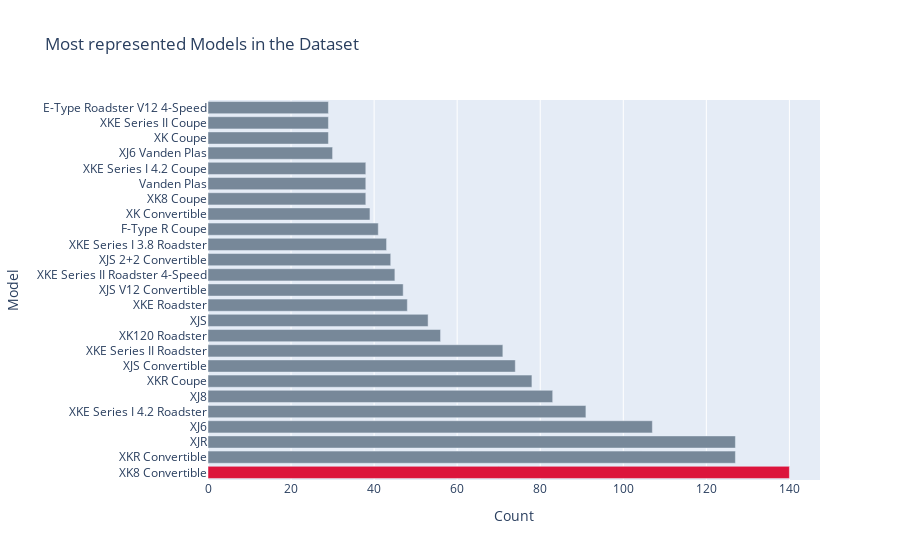

The code cell stored with this chart in its notebook:
### Code cell
# Filter to models with more than min_observations
counts=df['model'].value_counts()
frequent_models = counts[counts >= min_observations].index

# Filter the data to frequent models
df = df[df['model'].isin(frequent_models)]
popular_labels=frequent_models

colors=['lightslategray',]*len(popular_labels)
colors[0]='crimson'

fig=go.Figure(data=[go.Bar(x=counts[:25],y=popular_labels,marker_color=colors,orientation='h')])
fig.update_layout(title_text='Most represented Models in the Dataset',xaxis_title="Count",yaxis_title="Model")

### Figure 1 — Plotly figure (JSON) as saved in the notebook; plotly's stock layout.template omitted (floating-point values rounded to 4 significant figures)
{"data": [{"marker": {"color": ["crimson", "lightslategray", "lightslategray", "lightslategray", "lightslategray", "lightslategray", "lightslategray", "lightslategray", "lightslategray", "lightslategray", "lightslategray", "lightslategray", "lightslategray", "lightslategray", "lightslategray", "lightslategray", "lightslategray", "lightslategray", "lightslategray", "lightslategray", "lightslategray", "lightslategray", "lightslategray", "lightslategray", "lightslategray", "lightslategray", "lightslategray", "lightslategray", "lightslategray", "lightslategray", "lightslategray", "lightslategray", "lightslategray", "lightslategray", "lightslategray", "lightslategray", "lightslategray", "lightslategray", "lightslategray", "lightslategray", "lightslategray", "lightslategray", "lightslategray", "lightslategray"]}, "orientation": "h", "type": "bar", "x": [140, 127, 127, 107, 91, 83, 78, 74, 71, 56, 53, 48, 47, 45, 44, 43, 41, 39, 38, 38, 38, 30, 29, 29, 29], "y": ["XK8 Convertible", "XKR Convertible", "XJR", "XJ6", "XKE Series I 4.2 Roadster", "XJ8", "XKR Coupe", "XJS Convertible", "XKE Series II Roadster", "XK120 Roadster", "XJS", "XKE Roadster", "XJS V12 Convertible", "XKE Series II Roadster 4-Speed", "XJS 2+2 Convertible", "XKE Series I 3.8 Roadster", "F-Type R Coupe", "XK Convertible", "XK8 Coupe", "Vanden Plas", "XKE Series I 4.2 Coupe", "XJ6 Vanden Plas", "XK Coupe", "XKE Series II Coupe", "E-Type Roadster V12 4-Speed", "XJ Vanden Plas", "XJ-SC V12", "XKE Series I Roadster", "XKE Series II Coupe 4-Speed", "XKE Series I 3.8 Coupe", "XJR 100", "XKE Coupe", "Super V8", "XJ8L", "XKR", "XKE Series 1.5 Roadster", "F-Type V8 S Convertible", "XKE 2+2", "XJS V12 Coupe", "XKE Roadster V12 4-Speed", "XK120 Fixed Head Coupe", "XK120 SE Roadster", "S-Type R", "XJ-S V12 Convertible"]}], "layout": {"title": {"text": "Most represented Models in the Dataset"}, "xaxis": {"title": {"text": "Count"}}, "yaxis": {"title": {"text": "Model"}}}}
